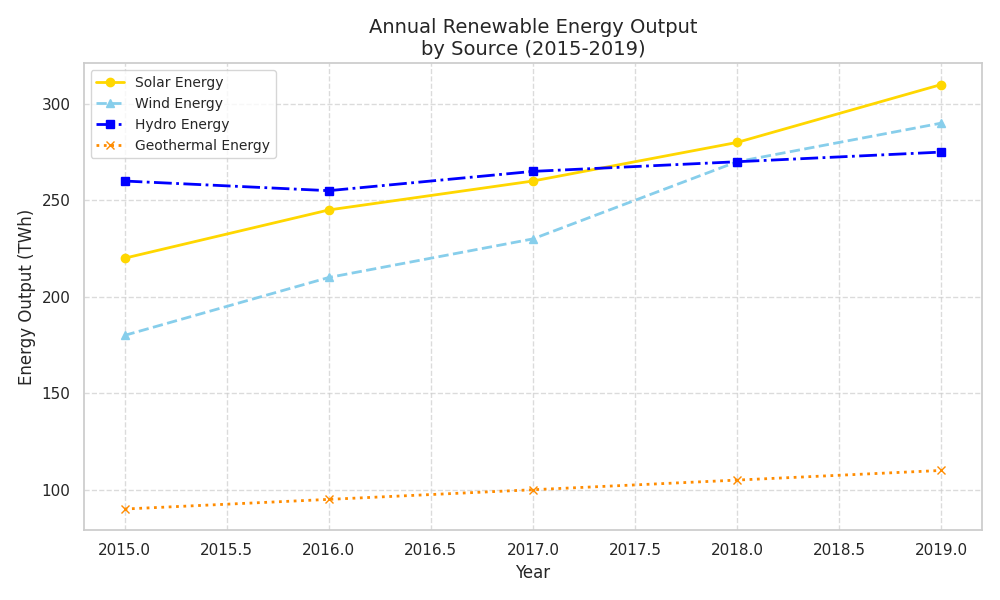

This chart was generated by the following Python code:
import matplotlib.pyplot as plt
import numpy as np

# Years of observation
years = np.array([2015, 2016, 2017, 2018, 2019])

# Energy output data in TWh for each year
solar_output = np.array([220, 245, 260, 280, 310])
wind_output = np.array([180, 210, 230, 270, 290])
hydro_output = np.array([260, 255, 265, 270, 275])
geothermal_output = np.array([90, 95, 100, 105, 110])  # Added new data series

# Create the line plot
fig, ax = plt.subplots(figsize=(10, 6))

ax.plot(years, solar_output, label='Solar Energy', color='gold', marker='o', linewidth=2, linestyle='-')
ax.plot(years, wind_output, label='Wind Energy', color='skyblue', marker='^', linewidth=2, linestyle='--')
ax.plot(years, hydro_output, label='Hydro Energy', color='blue', marker='s', linewidth=2, linestyle='-.')
ax.plot(years, geothermal_output, label='Geothermal Energy', color='darkorange', marker='x', linewidth=2, linestyle=':')  # New line plot

# Set labels and title
ax.set_xlabel('Year', fontsize=12)
ax.set_ylabel('Energy Output (TWh)', fontsize=12)
ax.set_title('Annual Renewable Energy Output\nby Source (2015-2019)', fontsize=14)

# Add grid for better readability
ax.grid(True, linestyle='--', alpha=0.7)

# Add a legend
ax.legend(loc='upper left', fontsize=10)

# Automatically adjust the subplot layout for better fit
plt.tight_layout()

# Show the plot
plt.show()
